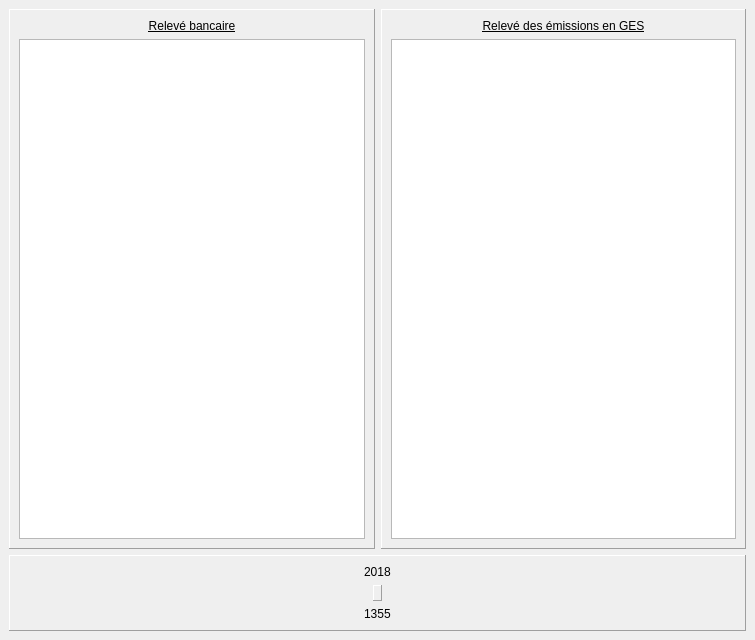
<?xml version="1.0" encoding="UTF-8"?>
<ui version="4.0">
 <class>GesWindow</class>
 <widget class="QMainWindow" name="GesWindow">
  <property name="geometry">
   <rect>
    <x>0</x>
    <y>0</y>
    <width>755</width>
    <height>640</height>
   </rect>
  </property>
  <property name="windowTitle">
   <string>Relevé des émissions GES</string>
  </property>
  <widget class="QWidget" name="centralwidget">
   <property name="styleSheet">
    <string notr="true">font: 9pt &quot;Arial&quot;;</string>
   </property>
   <layout class="QGridLayout" name="gridLayout">
    <item row="1" column="0">
     <widget class="QFrame" name="frame_gauge">
      <property name="frameShape">
       <enum>QFrame::Panel</enum>
      </property>
      <property name="frameShadow">
       <enum>QFrame::Raised</enum>
      </property>
      <layout class="QGridLayout" name="gridLayout_3">
       <item row="0" column="0" alignment="Qt::AlignHCenter">
        <widget class="QLabel" name="label_year">
         <property name="styleSheet">
          <string notr="true">font: 75 Bold 9pt &quot;MS Shell Dlg 2&quot;;</string>
         </property>
         <property name="text">
          <string>2018</string>
         </property>
        </widget>
       </item>
       <item row="1" column="0" alignment="Qt::AlignHCenter">
        <widget class="QLabel" name="label_gauge">
         <property name="frameShape">
          <enum>QFrame::Panel</enum>
         </property>
         <property name="frameShadow">
          <enum>QFrame::Raised</enum>
         </property>
         <property name="text">
          <string/>
         </property>
         <property name="pixmap">
          <pixmap>../src/images/jauge.png</pixmap>
         </property>
        </widget>
       </item>
       <item row="2" column="0" alignment="Qt::AlignHCenter">
        <widget class="QLabel" name="label_totalGES">
         <property name="styleSheet">
          <string notr="true">font: 75 Bold 9pt &quot;MS Shell Dlg 2&quot;;</string>
         </property>
         <property name="text">
          <string>1355</string>
         </property>
        </widget>
       </item>
      </layout>
     </widget>
    </item>
    <item row="0" column="0">
     <layout class="QHBoxLayout" name="horizontalLayout">
      <item>
       <widget class="QFrame" name="frame_bank">
        <property name="frameShape">
         <enum>QFrame::Panel</enum>
        </property>
        <property name="frameShadow">
         <enum>QFrame::Raised</enum>
        </property>
        <layout class="QVBoxLayout" name="verticalLayout">
         <item>
          <widget class="QLabel" name="label">
           <property name="layoutDirection">
            <enum>Qt::LeftToRight</enum>
           </property>
           <property name="styleSheet">
            <string notr="true">font: 75 Bold 10pt &quot;MS Shell Dlg 2&quot;;
text-decoration: underline;</string>
           </property>
           <property name="frameShape">
            <enum>QFrame::NoFrame</enum>
           </property>
           <property name="frameShadow">
            <enum>QFrame::Raised</enum>
           </property>
           <property name="text">
            <string>Relevé bancaire</string>
           </property>
           <property name="alignment">
            <set>Qt::AlignCenter</set>
           </property>
          </widget>
         </item>
         <item>
          <widget class="QTableWidget" name="tableWidget_bank"/>
         </item>
        </layout>
       </widget>
      </item>
      <item>
       <widget class="QFrame" name="frame_ges">
        <property name="frameShape">
         <enum>QFrame::Panel</enum>
        </property>
        <property name="frameShadow">
         <enum>QFrame::Raised</enum>
        </property>
        <layout class="QVBoxLayout" name="verticalLayout_2">
         <item>
          <widget class="QLabel" name="label_2">
           <property name="styleSheet">
            <string notr="true">font: 75 Bold 10pt &quot;MS Shell Dlg 2&quot;;
text-decoration: underline;</string>
           </property>
           <property name="frameShape">
            <enum>QFrame::NoFrame</enum>
           </property>
           <property name="frameShadow">
            <enum>QFrame::Raised</enum>
           </property>
           <property name="text">
            <string>Relevé des émissions en GES</string>
           </property>
           <property name="alignment">
            <set>Qt::AlignCenter</set>
           </property>
          </widget>
         </item>
         <item>
          <widget class="QTableWidget" name="tableWidget_carbon"/>
         </item>
        </layout>
       </widget>
      </item>
     </layout>
    </item>
   </layout>
  </widget>
 </widget>
 <resources/>
 <connections/>
</ui>
